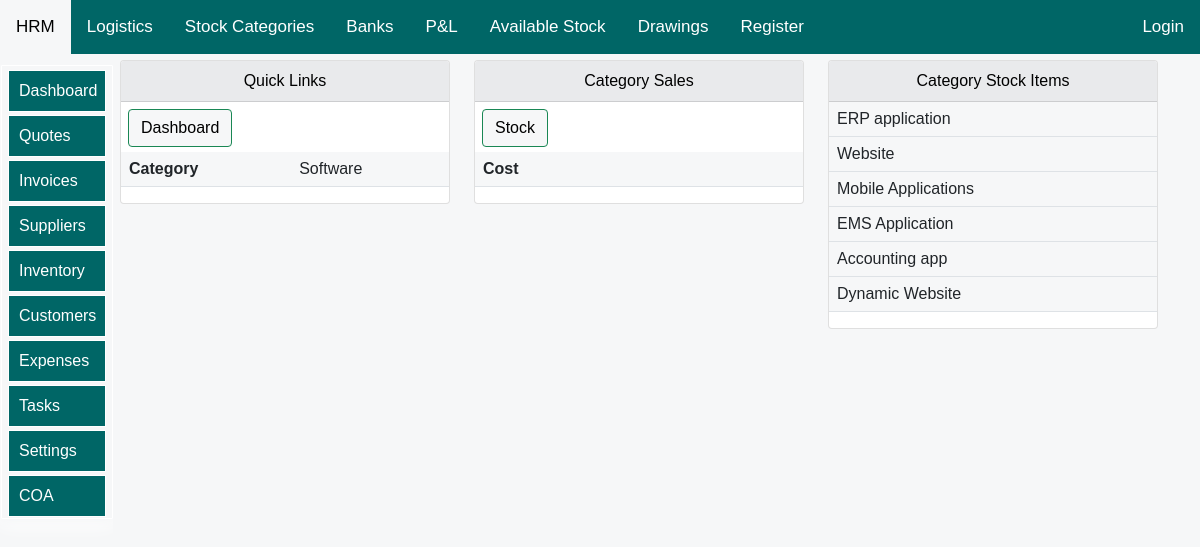
The app's page /Category-Details/2/ with its own data.
### allifmaalapp/models.py (models this page shows, shortened)
class AllifmaalStockCategoriesModel(models.Model):
    description = models.CharField(max_length=15, blank=False, null=True,unique=True)
    def __str__(self):
    		return str(self.description) # this will show up in the admin area

class AllifmaalStocksModel(models.Model):
    category=models.ForeignKey(AllifmaalStockCategoriesModel, blank=True, null=True,on_delete=models.SET_NULL,related_name='catinvtconrlnm')
    partNumber = models.CharField(max_length=20, blank=True, null=True,unique=True)# unique prevents data duplication
    description = models.CharField(max_length=30, blank=True, null=True)
    quantity=models.DecimalField(max_digits=10,blank=False,null=True,decimal_places=1,default=0)
    buyingPrice=models.DecimalField(max_digits=10,blank=False,null=True,decimal_places=1,default=0)
    unitcost=models.DecimalField(max_digits=10,blank=False,null=True,decimal_places=1,default=0)
    standardUnitCost=models.DecimalField(max_digits=10,blank=False,null=True,decimal_places=1,default=0)
    unitPrice=models.DecimalField(max_digits=10,blank=False,null=True,decimal_places=1,default=0)
    inventory_account=models.ForeignKey(AllifmaalChartOfAccountsModel, blank=False, null=True,on_delete=models.SET_NULL,related_name='coainvrelnm')
    income_account=models.ForeignKey(AllifmaalChartOfAccountsModel, blank=False, null=True,on_delete=models.SET_NULL,related_name='coaincomerelnm')
    expense_account=models.ForeignKey(AllifmaalChartOfAccountsModel, blank=False, null=True,on_delete=models.SET_NULL,related_name='coaexprelnm')

### allifmaalapp/views.py (the view)
# urls.py: path('Category-Details/<str:pk>/', views.allifmaalStockCategoryDetails, name="allifmaalStockCategoryDetails"),
def allifmaalStockCategoryDetails(request,pk):
    title="Category details"
    cat =AllifmaalStockCategoriesModel.objects.get(id=pk)
    category_items= AllifmaalStocksModel.objects.filter(category=cat)#this line helps to
    related_inventory_quantity_sum=AllifmaalStockCategoriesModel.objects.filter(description=cat).aggregate(Sum('catinvtconrlnm__quantity'))#
    no_of_items_in_cat=AllifmaalStockCategoriesModel.objects.filter(description=cat).aggregate(Count('catinvtconrlnm__description'))
    print(no_of_items_in_cat)
    context={"cat":cat,"title":title,
    "category_items":category_items,}
    return render(request,'allifmaalapp/inventory/allifstockcategorydetails.html',context)

### allifmaalapp/templates/allifmaalapp/inventory/allifstockcategorydetails.html (shortened to what this page needs)
{% extends 'allifmaalapp/bases/allifbase.html'%}
{% load static %}
{% load crispy_forms_tags %}
{% block title %}
{% load humanize %}
{% endblock %}
{% block style %}
<link href="{% static 'css/bootstrap.min.css' %}" rel="stylesheet">
<link rel="stylesheet" href="https://use.fontawesome.com/releases/v5.15.2/css/all.css"
>
<link href="{% static 'js/jquery-ui-1.12.1/jquery-ui.min.css' %}" rel="stylesheet">
<link href="{% static 'js/jquery-ui-1.12.1/jquery-ui.structure.min.css' %}" rel="stylesheet">
<link href="{% static 'js/jquery-ui-1.12.1/jquery-ui.theme.min.css' %}" rel="stylesheet">
   {%endblock%}
   {% block body %}
<div class="container">
<div class="row mt-12" >
<div class="col-md-4">
    <div class="card">
        <div id="allif-section-headers" class="card-header ">
            Quick Links
        </div>
        <div >
    <a  href="">
    <button id="allif-link-buttons" type="button" class="btn btn-success mybuttonlinks" >
    Dashboard</button></a>
    </div>
      <table class="table">
        <tbody>
            <tr>
                <th>Category</th>
                <td>{{cat.description}}</td>
                </tr>
        </tbody>
        </table>
            </div>
        </div>
<div class="col-md-4">
    <div class="card">
        <div id="allif-section-headers" class="card-header ">
            Category Sales
        </div>
        <div >
        <a  href="{% url 'allifmaalapp:allifmaal_inventory' %}">
        <button id="allif-link-buttons" type="button" class="btn btn-success mybuttonlinks" >
        Stock</button></a>
        </div>
      <table class="table">
        <tbody>
        <tr>
        <th>Cost</th>
        <td>{{cat.unitcost}}</td>
        </tr>
  </tbody>
  </table>
            </div>
        </div>
<div class="col-md-4">
    <div class="card">
        <div id="allif-section-headers" class="card-header ">
            Category Stock Items
        </div>
      <table class="table">
        <tbody>
            {% for item in category_items %}
            <tr>
                <td>
                {{item.description}}
                </td>
                    </tr>
                    {% endfor %}
        </tbody>
        </table>
            </div>
        </div>
    </div>
</div>
   {% endblock %}

### allifmaalapp/templates/allifmaalapp/inventory/allifstockcategorydetails.html (style rules this page uses)
body { font-size: 2rem; opacity: 1; position:sticky; overflow: auto; text-align: left; max-width: 100%; background-color: #F6F7F8; margin: auto; padding: auto; }
.container { background-color: #F6F7F8; }
table { background-color: #F6F7F8; }
.mybuttonlinks { margin-top: 7px; margin-left: 7px; margin-bottom: 5px; }
#allif-section-headers { background-color: #e9eaec; color: black; font-size: 16px; text-align: center; }
#allif-link-buttons { background-color: #F6F7F8; color: black; }
@media screen and (min-width:1000px) and (max-width:2000px) { .container { margin-top: 10px; display: block; font-size: 0.95rem; margin-left:auto ; margin-right: auto; margin: auto; padding-left: 90px; } }

### allifmaalapp/templates/allifmaalapp/bases/topnavbar.html (style rules this page uses)
body { margin: 0; font-family: Arial, Helvetica, sans-serif; }

### allifmaalapp/templates/allifmaalapp/bases/sidenavbar.html (style rules this page uses)
:root { --sidebar_font_size:1.0rem; }

### records on screen
AllifmaalStockCategoriesModel: description "Software"
AllifmaalStocksModel: description "ERP application"
AllifmaalStocksModel: description "Website"
AllifmaalStocksModel: description "Mobile Applications"
AllifmaalStocksModel: description "EMS Application"
AllifmaalStocksModel: description "Accounting app"
AllifmaalStocksModel: description "Dynamic Website"
